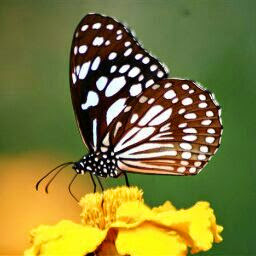
#> input picture batterfly.jpeg, 256 x 256 px
$ python -i ex2_utils.py   (imports and definitions only)   (older library calls are emulated)
#> lines starting #> are read from the running program, lines starting #| are printed output that depends on the picture
#> further down, picture is the input picture: shape (256, 256, 3); mean B, G, R 56.7, 123.2, 126.5
import cv2
import numpy as np


# [114 lines left out: functions conv1D, conv2D, convDerivative, blurImage1, blurImage2, not called in this run]


def edgeDetectionSobel(img: np.ndarray, thresh: float = 0.7) -> (np.ndarray, np.ndarray):
    """
     Detects edges using the Sobel method
     :param img: Input image
     :param thresh: The minimum threshold for the edge response
     :return: opencv solution, my implementation
     """
#> called with thresh = 0.7
    if img.max() > 2:
        img = img / 255
    x_mat = np.array([[-1, 0, 1],
                      [-2, 0, 2],
                      [-1, 0, 1]])

    y_mat = np.array([[-1, -2, -1],
                      [0, 0, 0],
                      [1, 2, 1]])

    G_x = cv2.Sobel(img, cv2.CV_64F, 1, 0, ksize=3)
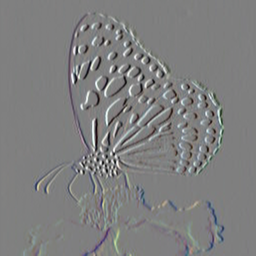
#> G_x: shape (256, 256, 3) float64; mean of channels 0, 1, 2 0.000363, -0.00242, -0.00944; drawn with min black and max white
    G_y = cv2.Sobel(img, cv2.CV_64F, 0, 1, ksize=3)
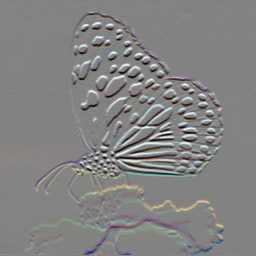
#> G_y: shape (256, 256, 3) float64; mean of channels 0, 1, 2 -0.00536, 0.00591, 0.00998; drawn with min black and max white
    sobel1 = ((G_x ** 2) + (G_y ** 2)) ** 0.5
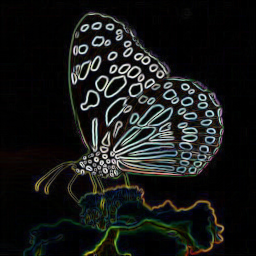
#> sobel1: shape (256, 256, 3) float64; mean of channels 0, 1, 2 0.384, 0.404, 0.378; drawn with min black and max white

    G_x = cv2.filter2D(img, -1, x_mat, borderType=cv2.BORDER_REPLICATE)
    G_y = cv2.filter2D(img, -1, y_mat, borderType=cv2.BORDER_REPLICATE)
    sobel2 = ((G_x ** 2) + (G_y ** 2)) ** 0.5

    ans1 = (np.where(sobel1 > thresh, 1, 0))
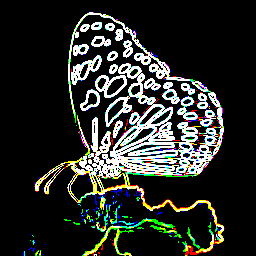
#> ans1: shape (256, 256, 3) int64; mean of channels 0, 1, 2 0.155, 0.173, 0.162; drawn with 1 as white
    ans2 = (np.where(sobel2 > thresh, 1, 0))
    return ans1, ans2


# [158 lines left out: functions edgeDetectionZeroCrossingSimple, edgeDetectionZeroCrossingLOG, edgeDetectionCanny, houghCircle, not called in this run]

>>> import cv2
>>> picture = cv2.imread('batterfly.jpeg')
>>> result = edgeDetectionSobel(picture)
